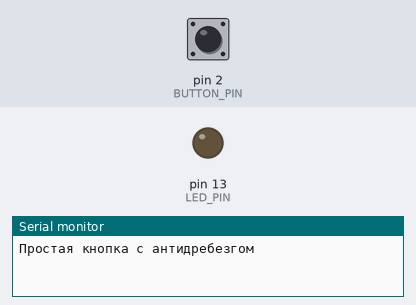
Bench run of a sketch on a simulated Arduino Uno, built with avr-gcc and run on an emulated ATmega328P. Parts: output pins drawn as LEDs (lit = HIGH), the last lines printed to the serial monitor. Inputs (shaded band) come from the test bench; at power-on: pin 2 (BUTTON_PIN) HIGH.

Above: at 1.2 s.
1.3 s: pin 2 (BUTTON_PIN) pulled LOW for 0.15 s
At 2.4 s:
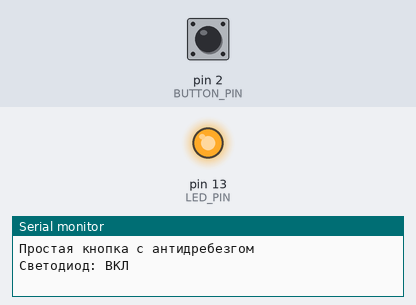
2.9 s: pin 2 (BUTTON_PIN) pulled LOW for 1 s
At 3.6 s:
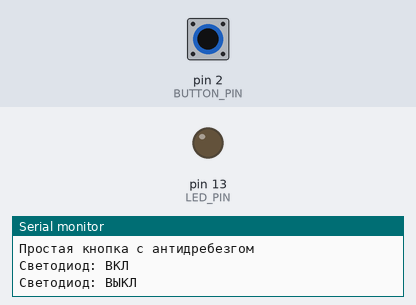
5.4 s: pin 2 (BUTTON_PIN) pulled LOW for 3.2 s
At 6.7 s:
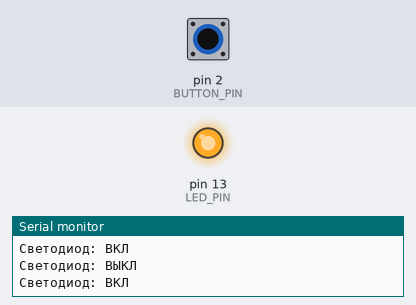
Timing chart, 0 to 8.4 s (numbered marks = the images above; inputs shaded):
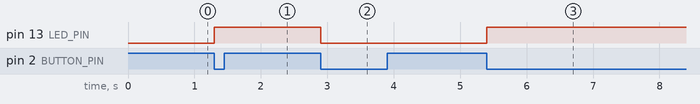

Measured:
- after the input at 1.3 s, pin 13 (LED_PIN): LOW → HIGH at once
- after the input at 2.9 s, pin 13 (LED_PIN): HIGH → LOW at once
- after the input at 5.4 s, pin 13 (LED_PIN): LOW → HIGH at once

The sketch:

button_debounce.ino
```cpp
/*
  Урок 3.2: Кнопка с защитой от дребезга
  Решает проблему ложных срабатываний кнопки
*/

// Определяем пины
#define BUTTON_PIN 2   // Кнопка подключена к D2
#define LED_PIN 13     // Светодиод на D13 (встроенный)

// Переменные состояния
bool ledState = false;     // Текущее состояние светодиода
bool buttonPressed = false; // Флаг: была ли обработана кнопка?

void setup() {
  // Настраиваем кнопку с внутренним подтягивающим резистором
  pinMode(BUTTON_PIN, INPUT_PULLUP);

  // Настраиваем светодиод как выход
  pinMode(LED_PIN, OUTPUT);

  // Начинаем Serial для отладки
  Serial.begin(9600);
  Serial.println("Простая кнопка с антидребезгом");
}

void loop() {
  // Если кнопка нажата И мы еще не обработали это нажатие
  if (digitalRead(BUTTON_PIN) == LOW && !buttonPressed) {
    buttonPressed = true;  // Помечаем, что обработали нажатие

    // Меняем состояние светодиода (ВКЛ/ВЫКЛ)
    ledState = !ledState;
    digitalWrite(LED_PIN, ledState);

    // Выводим состояние в Serial Monitor
    Serial.print("Светодиод: ");
    Serial.println(ledState ? "ВКЛ" : "ВЫКЛ");

    delay(300);  // Задержка против дребезга
  }

  // Если кнопка отпущена - сбрасываем флаг
  if (digitalRead(BUTTON_PIN) == HIGH) {
    buttonPressed = false;
  }
}
```
